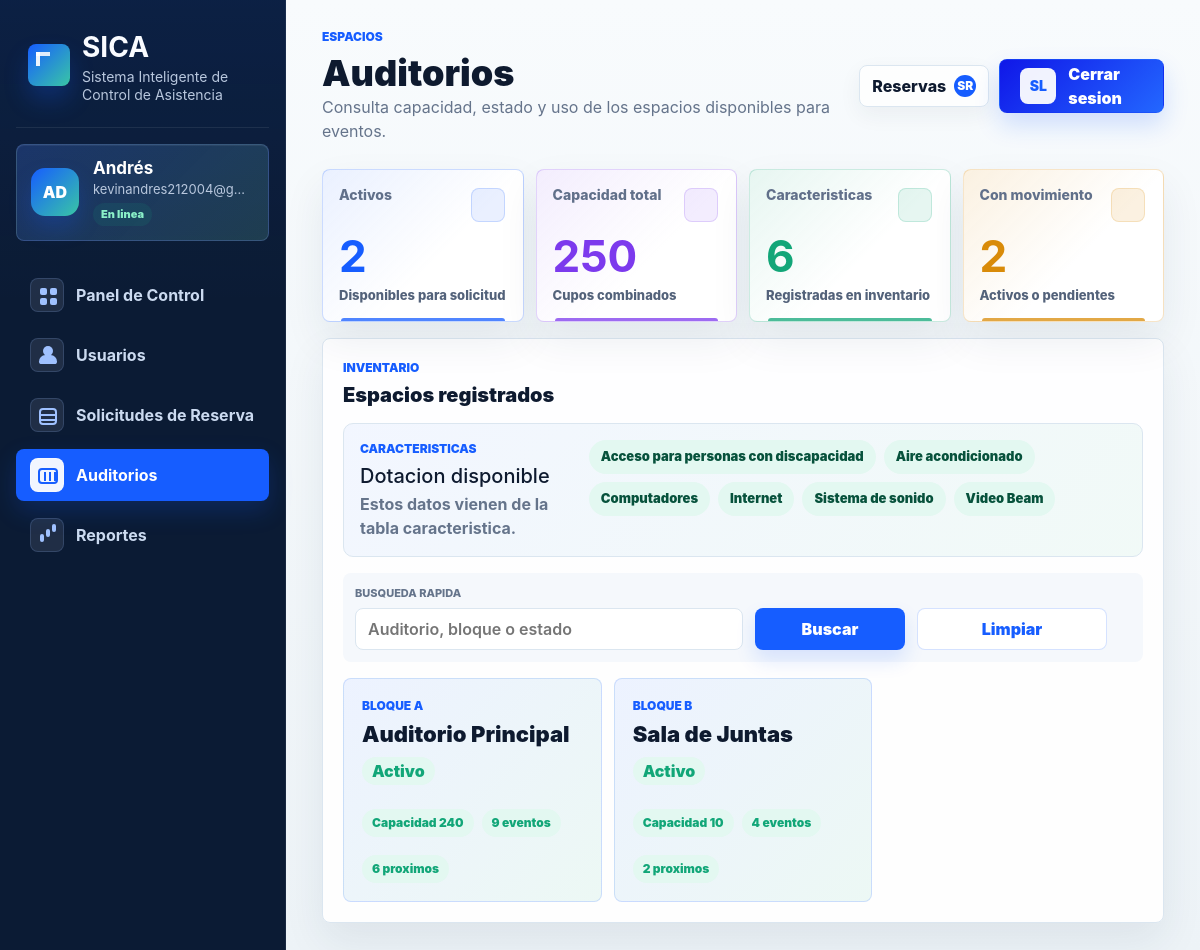
The app's page /admin/auditorios.php (signed in) with its own data.
### tables this page shows
CREATE TABLE `caracteristica` (
  `id_caracteristica` int(11) NOT NULL,
  `nombre_caracteristica` varchar(50) NOT NULL,
  `id_estado` int(11) DEFAULT NULL
);

CREATE TABLE `auditorio` (
  `id_auditorio` int(11) NOT NULL,
  `nombre_auditorio` varchar(80) NOT NULL,
  `bloque` varchar(10) NOT NULL,
  `capacidad` int(11) NOT NULL,
  `cantidad_computadores` int(11) DEFAULT NULL,
  `tiene_aire_acondicionado` tinyint(1) DEFAULT NULL,
  `tiene_ventilador` tinyint(1) DEFAULT NULL,
  `tiene_tablero` tinyint(1) DEFAULT NULL,
  `tiene_televisor` tinyint(1) DEFAULT NULL,
  `id_estado` int(11) DEFAULT NULL
);

CREATE TABLE `estado` (
  `id_estado` int(11) NOT NULL,
  `nombre_estado` varchar(20) NOT NULL
);

### includes/paths.php (called while the page is built, shortened)
<?php
function app_base_path(): string
{
    static $basePath = null;
    if ($basePath !== null) {
        return $basePath;
    }
    $scriptName = str_replace('\\', '/', $_SERVER['SCRIPT_NAME'] ?? '');
    $segments = array_values(array_filter(explode('/', trim($scriptName, '/')), 'strlen'));
    $firstSegment = $segments[0] ?? '';
    $rootEntries = [
        'admin',
        'aprendiz',
        'coordinador',
        'css',
        'img',
        'includes',
        'instructor',
        'js',
        'login',
        'index.php',
    ];
    $basePath = ($firstSegment !== '' && !in_array($firstSegment, $rootEntries, true))
        ? '/' . $firstSegment
        : '';
    return $basePath;
}
function app_url(string $path): string
{
    return app_base_path() . '/' . ltrim($path, '/');
}

### admin/auditorios.php (the view, shortened to what this page needs)
<?php
require_once __DIR__ . '/../config/conexion.php';
$usuario = $_SESSION['usuario'] ?? [];
$adminName = trim((string)($usuario['nombre'] ?? 'Administrador'));
$adminMail = (string)($usuario['correo'] ?? 'admin@sica.edu.co');
function admin_a_h(string|int|null $value): string
{
    return htmlspecialchars((string)$value, ENT_QUOTES, 'UTF-8');
}
function admin_a_rows(PDO $pdo, string $sql, array $params = []): array
{
    $stmt = $pdo->prepare($sql);
    $stmt->execute($params);
    return $stmt->fetchAll();
}
function admin_a_scalar(PDO $pdo, string $sql, array $params = []): int
{
    $stmt = $pdo->prepare($sql);
    $stmt->execute($params);
    return (int)$stmt->fetchColumn();
}
$auditorios = [];
$caracteristicas = [];
$stats = ['activos' => 0, 'capacidad' => 0, 'eventos' => 0, 'ocupados' => 0, 'caracteristicas' => 0];
$busqueda = trim((string)($_GET['q'] ?? ''));
$params = [];
$where = '';
try {
    $stats['activos'] = admin_a_scalar(
        $pdo,
        "SELECT COUNT(*)
         FROM auditorio a
         INNER JOIN estado es ON es.id_estado = a.id_estado
         WHERE es.nombre_estado = 'Activo'"
    );
    $stats['capacidad'] = admin_a_scalar($pdo, 'SELECT COALESCE(SUM(capacidad), 0) FROM auditorio');
    $stats['eventos'] = admin_a_scalar($pdo, 'SELECT COUNT(*) FROM evento');
    $stats['caracteristicas'] = admin_a_scalar(
        $pdo,
        "SELECT COUNT(*)
         FROM caracteristica c
         LEFT JOIN estado es ON es.id_estado = c.id_estado
         WHERE c.id_estado IS NULL OR es.nombre_estado = 'Activo'"
    );
    $stats['ocupados'] = admin_a_scalar(
        $pdo,
        "SELECT COUNT(DISTINCT e.id_auditorio)
         FROM evento e
         INNER JOIN estado es ON es.id_estado = e.id_estado
         WHERE es.nombre_estado IN ('Activo', 'Pendiente')
           AND DATE(e.fecha_evento) >= CURDATE()"
    );
    $auditorios = admin_a_rows(
        $pdo,
        'SELECT a.id_auditorio, a.nombre_auditorio, a.bloque, a.capacidad,
                es.nombre_estado AS estado,
                COUNT(e.id_evento) AS eventos_total,
                SUM(CASE WHEN evs.nombre_estado IN (\'Activo\', \'Pendiente\') AND DATE(e.fecha_evento) >= CURDATE() THEN 1 ELSE 0 END) AS eventos_proximos
         FROM auditorio a
         INNER JOIN estado es ON es.id_estado = a.id_estado
         LEFT JOIN evento e ON e.id_auditorio = a.id_auditorio
         LEFT JOIN estado evs ON evs.id_estado = e.id_estado' .
            $where .
        ' GROUP BY a.id_auditorio, a.nombre_auditorio, a.bloque, a.capacidad,
                   es.nombre_estado
          ORDER BY a.nombre_auditorio ASC',
        $params
    );
    $caracteristicas = admin_a_rows(
        $pdo,
        "SELECT c.id_caracteristica, c.nombre_caracteristica, COALESCE(es.nombre_estado, 'Activo') AS estado
         FROM caracteristica c
         LEFT JOIN estado es ON es.id_estado = c.id_estado
         ORDER BY c.nombre_caracteristica ASC"
    );
} catch (Throwable $exception) {
    error_log('SICA admin auditorios: ' . $exception->getMessage());
}
?>
<?php include_once __DIR__ . '/../includes/header.php'; ?>
<main class="admin-dashboard">
    <aside class="admin-sidebar" aria-label="Menu del administrador">
        <a class="admin-brand admin-brand--with-mark" href="<?= admin_a_h(app_url('admin/index.php')) ?>">
            <span><strong>SICA</strong><small>Sistema Inteligente de Control de Asistencia</small></span>
        </a>
        <section class="admin-profile" aria-label="Administrador activo">
            <div class="admin-avatar">AD</div>
            <div><strong><?= admin_a_h($adminName) ?></strong><small><?= admin_a_h($adminMail) ?></small><span>En linea</span></div>
        </section>
        <nav class="admin-nav">
            <a href="<?= admin_a_h(app_url('admin/index.php')) ?>"><span class="nav-symbol nav-symbol-dashboard" aria-hidden="true"></span>Panel de Control</a>
            <a href="<?= admin_a_h(app_url('admin/usuarios.php')) ?>"><span class="nav-symbol nav-symbol-users" aria-hidden="true"></span>Usuarios</a>
            <a href="<?= admin_a_h(app_url('admin/solicitudes.php')) ?>"><span class="nav-symbol nav-symbol-reservations" aria-hidden="true"></span>Solicitudes de Reserva</a>
            <a class="active" href="<?= admin_a_h(app_url('admin/auditorios.php')) ?>"><span class="nav-symbol nav-symbol-auditoriums" aria-hidden="true"></span>Auditorios</a>
            <a href="<?= admin_a_h(app_url('admin/reportes.php')) ?>"><span class="nav-symbol nav-symbol-reports" aria-hidden="true"></span>Reportes</a>
        </nav>
    </aside>
    <section class="admin-main">
        <header class="admin-topbar">
            <div>
                <p class="admin-eyebrow">Espacios</p>
                <h1>Auditorios</h1>
                <span>Consulta capacidad, estado y uso de los espacios disponibles para eventos.</span>
            </div>
            <div class="admin-top-actions">
                <a href="<?= admin_a_h(app_url('admin/solicitudes.php')) ?>">Reservas <strong>SR</strong></a>
                <a class="admin-logout" href="<?= admin_a_h(app_url('login/logout.php')) ?>">Cerrar sesion</a>
            </div>
        </header>
        <section class="admin-metrics reservation-metrics" aria-label="Resumen de auditorios">
            <article class="admin-metric"><span>Activos</span><strong><?= admin_a_h($stats['activos']) ?></strong><small>Disponibles para solicitud</small></article>
            <article class="admin-metric"><span>Capacidad total</span><strong><?= admin_a_h($stats['capacidad']) ?></strong><small>Cupos combinados</small></article>
            <article class="admin-metric"><span>Caracteristicas</span><strong><?= admin_a_h($stats['caracteristicas']) ?></strong><small>Registradas en inventario</small></article>
            <article class="admin-metric"><span>Con movimiento</span><strong><?= admin_a_h($stats['ocupados']) ?></strong><small>Activos o pendientes</small></article>
        </section>
        <section class="admin-panel reservations-panel">
            <div class="admin-panel-head">
                <div><p class="admin-eyebrow">Inventario</p><h2>Espacios registrados</h2></div>
            </div>
            <section class="admin-feature-catalog" aria-label="Caracteristicas registradas">
                <div>
                    <p class="admin-eyebrow">Caracteristicas</p>
                    <h3>Dotacion disponible</h3>
                    <span>Estos datos vienen de la tabla caracteristica.</span>
                </div>
                <div class="admin-feature-chips">
                    <?php foreach ($caracteristicas as $caracteristica): ?>
                        <span class="<?= (string)$caracteristica['estado'] === 'Activo' ? '' : 'muted' ?>">
                            <?= admin_a_h($caracteristica['nombre_caracteristica']) ?>
                        </span>
                    <?php endforeach; ?>
                </div>
            </section>
            <form class="admin-user-filters admin-mail-filters" method="get" action="<?= admin_a_h(app_url('admin/auditorios.php')) ?>">
                <label><span>Busqueda rapida</span><input type="search" name="q" value="<?= admin_a_h($busqueda) ?>" placeholder="Auditorio, bloque o estado"></label>
                <button type="submit">Buscar</button>
                <a href="<?= admin_a_h(app_url('admin/auditorios.php')) ?>">Limpiar</a>
            </form>
            <div class="admin-auditorium-grid">
                <?php foreach ($auditorios as $auditorio): ?>
                    <article class="admin-auditorium-card">
                        <div>
                            <p class="admin-eyebrow">Bloque <?= admin_a_h($auditorio['bloque']) ?></p>
                            <h3><?= admin_a_h($auditorio['nombre_auditorio']) ?></h3>
                            <span><?= admin_a_h($auditorio['estado']) ?></span>
                        </div>
                        <div class="admin-reservation-meta">
                            <span>Capacidad <?= admin_a_h($auditorio['capacidad']) ?></span>
                            <span><?= admin_a_h($auditorio['eventos_total'] ?? 0) ?> eventos</span>
                            <span><?= admin_a_h($auditorio['eventos_proximos'] ?? 0) ?> proximos</span>
                        </div>
                    </article>
                <?php endforeach; ?>
            </div>
        </section>
    </section>
</main>
<?php include_once __DIR__ . '/../includes/footer.php'; ?>

### css/login.css (style rules this page uses)
:root { --login-blue: #2563ff; --login-blue-dark: #1d4ed8; --login-text: #182235; --login-muted: #7a879b; --login-line: #e6ebf3; --border-angle: 0deg; }
* { box-sizing: border-box; }
body { min-height: 100vh; margin: 0; color: var(--login-text); font-family: "Inter", "Segoe UI", Arial, sans-serif; background: linear-gradient(90deg, rgba(37, 99, 255, 0.08), rgba(255, 255, 255, 0) 18%), linear-gradient(180deg, #f9fbff 0%, #edf4ff 100%); }

### records on screen
caracteristica: nombre_caracteristica "Acceso para personas con discapacidad"
caracteristica: nombre_caracteristica "Aire acondicionado"
caracteristica: nombre_caracteristica "Computadores"
caracteristica: nombre_caracteristica "Internet"
caracteristica: nombre_caracteristica "Sistema de sonido"
caracteristica: nombre_caracteristica "Video Beam"
auditorio: bloque "A", nombre_auditorio "Auditorio Principal", id_estado.nombre_estado "Activo", capacidad "240", eventos_total "9", eventos_proximos "6"
auditorio: bloque "B", nombre_auditorio "Sala de Juntas", id_estado.nombre_estado "Activo", capacidad "10", eventos_total "4", eventos_proximos "2"

### other values on screen
admin_a_h($adminName) "Andrés"
admin_a_h($adminMail) "kevinandres212004@g…"
admin_a_h($stats['activos']) "2"
admin_a_h($stats['capacidad']) "250"
admin_a_h($stats['caracteristicas']) "6"
admin_a_h($stats['ocupados']) "2"
